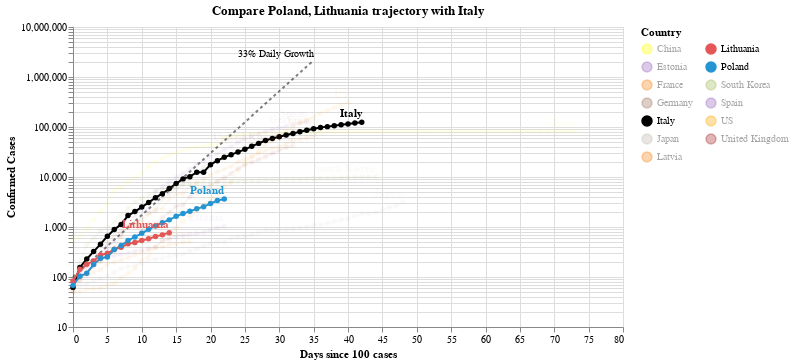

Here is the notebook cell this chart was saved with:
### Code cell
#hide_input
chart2 = make_since_chart(['Poland', 'Lithuania'])
chart2

### Figure 1 — Vega-Lite specification as saved in the notebook (floating-point values rounded to 4 significant figures; data arrays with more than 128 entries replaced by an {"elided": "..."} marker saying what was removed)
{"config": {"view": {"continuousWidth": 400, "continuousHeight": 300}}, "layer": [{"mark": {"type": "line", "color": "black", "opacity": 0.5, "strokeDash": [3, 3]}, "encoding": {"x": {"type": "quantitative", "field": "Days since 100 cases"}, "y": {"type": "quantitative", "field": "Confirmed Cases"}}}, {"mark": {"type": "text", "align": "right", "dy": -6, "fontSize": 10, "text": "33% Daily Growth"}, "encoding": {"x": {"type": "quantitative", "field": "Days since 100 cases"}, "y": {"type": "quantitative", "field": "Confirmed Cases"}}, "transform": [{"filter": "(datum['Days since 100 cases'] >= 35)"}]}, {"data": {"name": "data-944cbfd51df286de0f6a97af098a867c"}, "mark": {"type": "line", "point": true}, "encoding": {"color": {"type": "nominal", "field": "Country", "legend": {"columns": 2}, "scale": {"domain": ["China", "Estonia", "France", "Germany", "Italy", "Japan", "Latvia", "Lithuania", "Poland", "South Korea", "Spain", "US", "United Kingdom"], "range": ["yellow", "#9467bd", "#F58518", "#9D755D", "black", "#C1B7AD", "#F58518", "#E45756", "#2495D3", "#A1BA59", "#9467bd", "orange", "brown"]}}, "opacity": {"condition": {"value": 1, "selection": "selector004"}, "value": 0.05}, "tooltip": [{"type": "nominal", "field": "Country"}, {"type": "temporal", "field": "Date"}, {"type": "quantitative", "field": "Confirmed Cases"}, {"type": "quantitative", "field": "Days since 100 cases"}], "x": {"type": "quantitative", "field": "Days since 100 cases"}, "y": {"type": "quantitative", "field": "Confirmed Cases", "scale": {"type": "log"}}}, "selection": {"selector004": {"type": "multi", "fields": ["Country"], "bind": "legend", "init": [{"Country": "Poland"}, {"Country": "Lithuania"}, {"Country": "Italy"}]}}, "width": 550}, {"data": {"name": "data-944cbfd51df286de0f6a97af098a867c"}, "mark": {"type": "text", "align": "right", "dy": -8, "fontWeight": "bold"}, "encoding": {"color": {"type": "nominal", "field": "Country", "legend": {"columns": 2}, "scale": {"domain": ["China", "Estonia", "France", "Germany", "Italy", "Japan", "Latvia", "Lithuania", "Poland", "South Korea", "Spain", "US", "United Kingdom"], "range": ["yellow", "#9467bd", "#F58518", "#9D755D", "black", "#C1B7AD", "#F58518", "#E45756", "#2495D3", "#A1BA59", "#9467bd", "orange", "brown"]}}, "opacity": {"condition": {"value": 1, "selection": "selector004"}, "value": 0.05}, "text": {"type": "nominal", "field": "Country"}, "tooltip": [{"type": "nominal", "field": "Country"}, {"type": "temporal", "field": "Date"}, {"type": "quantitative", "field": "Confirmed Cases"}, {"type": "quantitative", "field": "Days since 100 cases"}], "x": {"type": "quantitative", "field": "Days since 100 cases"}, "y": {"type": "quantitative", "field": "Confirmed Cases", "scale": {"type": "log"}}}, "transform": [{"filter": "(datum['Date'] >= 1585958400000)"}], "width": 550}], "data": {"name": "data-c1a3bbf4dd040f2e7e8e7a69520e3c2a"}, "title": "Compare Poland, Lithuania trajectory with Italy", "$schema": "https://vega.github.io/schema/vega-lite/v4.0.2.json", "datasets": {"data-c1a3bbf4dd040f2e7e8e7a69520e3c2a": [{"Days since 100 cases": 0, "Confirmed Cases": 100.0}, {"Days since 100 cases": 1, "Confirmed Cases": 133.0}, {"Days since 100 cases": 2, "Confirmed Cases": 176.9}, {"Days since 100 cases": 3, "Confirmed Cases": 235.3}, {"Days since 100 cases": 4, "Confirmed Cases": 312.9}, {"Days since 100 cases": 5, "Confirmed Cases": 416.2}, {"Days since 100 cases": 6, "Confirmed Cases": 553.5}, {"Days since 100 cases": 7, "Confirmed Cases": 736.1}, {"Days since 100 cases": 8, "Confirmed Cases": 979.1}, {"Days since 100 cases": 9, "Confirmed Cases": 1302.0}, {"Days since 100 cases": 10, "Confirmed Cases": 1732.0}, {"Days since 100 cases": 11, "Confirmed Cases": 2303.0}, {"Days since 100 cases": 12, "Confirmed Cases": 3064.0}, {"Days since 100 cases": 13, "Confirmed Cases": 4074.0}, {"Days since 100 cases": 14, "Confirmed Cases": 5419.0}, {"Days since 100 cases": 15, "Confirmed Cases": 7207.0}, {"Days since 100 cases": 16, "Confirmed Cases": 9586.0}, {"Days since 100 cases": 17, "Confirmed Cases": 12750.0}, {"Days since 100 cases": 18, "Confirmed Cases": 16960.0}, {"Days since 100 cases": 19, "Confirmed Cases": 22550.0}, {"Days since 100 cases": 20, "Confirmed Cases": 29990.0}, {"Days since 100 cases": 21, "Confirmed Cases": 39890.0}, {"Days since 100 cases": 22, "Confirmed Cases": 53060.0}, {"Days since 100 cases": 23, "Confirmed Cases": 70560.0}, {"Days since 100 cases": 24, "Confirmed Cases": 93850.0}, {"Days since 100 cases": 25, "Confirmed Cases": 124800.0}, {"Days since 100 cases": 26, "Confirmed Cases": 166000.0}, {"Days since 100 cases": 27, "Confirmed Cases": 220800.0}, {"Days since 100 cases": 28, "Confirmed Cases": 293700.0}, {"Days since 100 cases": 29, "Confirmed Cases": 390600.0}, {"Days since 100 cases": 30, "Confirmed Cases": 519500.0}, {"Days since 100 cases": 31, "Confirmed Cases": 690900.0}, {"Days since 100 cases": 32, "Confirmed Cases": 918900.0}, {"Days since 100 cases": 33, "Confirmed Cases": 1222000.0}, {"Days since 100 cases": 34, "Confirmed Cases": 1625000.0}, {"Days since 100 cases": 35, "Confirmed Cases": 2162000.0}], "data-944cbfd51df286de0f6a97af098a867c": {"elided": "472 records"}}}
